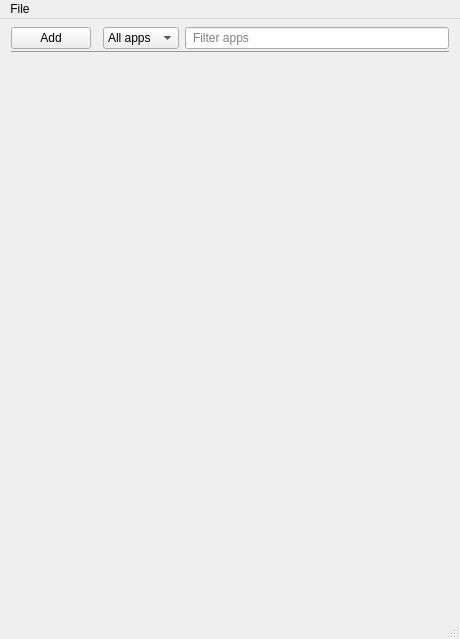
<?xml version="1.0" encoding="UTF-8"?>
<ui version="4.0">
 <class>Boatswain</class>
 <widget class="QMainWindow" name="Boatswain">
  <property name="geometry">
   <rect>
    <x>0</x>
    <y>0</y>
    <width>460</width>
    <height>639</height>
   </rect>
  </property>
  <property name="sizePolicy">
   <sizepolicy hsizetype="Preferred" vsizetype="Preferred">
    <horstretch>1</horstretch>
    <verstretch>0</verstretch>
   </sizepolicy>
  </property>
  <property name="minimumSize">
   <size>
    <width>460</width>
    <height>639</height>
   </size>
  </property>
  <property name="windowTitle">
   <string>Boatswain</string>
  </property>
  <widget class="QWidget" name="centralWidget">
   <property name="sizePolicy">
    <sizepolicy hsizetype="Preferred" vsizetype="Preferred">
     <horstretch>1</horstretch>
     <verstretch>0</verstretch>
    </sizepolicy>
   </property>
   <layout class="QVBoxLayout" name="verticalLayout">
    <property name="spacing">
     <number>0</number>
    </property>
    <property name="topMargin">
     <number>5</number>
    </property>
    <item>
     <widget class="QWidget" name="widget" native="true">
      <property name="sizePolicy">
       <sizepolicy hsizetype="Preferred" vsizetype="Preferred">
        <horstretch>1</horstretch>
        <verstretch>1</verstretch>
       </sizepolicy>
      </property>
      <property name="autoFillBackground">
       <bool>false</bool>
      </property>
      <property name="styleSheet">
       <string notr="true">border-bottom: 1px solid #999999</string>
      </property>
      <layout class="QGridLayout" name="gridLayout_2">
       <property name="leftMargin">
        <number>0</number>
       </property>
       <property name="topMargin">
        <number>0</number>
       </property>
       <property name="rightMargin">
        <number>0</number>
       </property>
       <property name="bottomMargin">
        <number>0</number>
       </property>
       <item row="0" column="2">
        <widget class="QComboBox" name="appType">
         <property name="sizePolicy">
          <sizepolicy hsizetype="Fixed" vsizetype="Fixed">
           <horstretch>1</horstretch>
           <verstretch>0</verstretch>
          </sizepolicy>
         </property>
         <property name="focusPolicy">
          <enum>Qt::ClickFocus</enum>
         </property>
         <item>
          <property name="text">
           <string>All apps</string>
          </property>
         </item>
         <item>
          <property name="text">
           <string>Running</string>
          </property>
         </item>
         <item>
          <property name="text">
           <string>Stopped</string>
          </property>
         </item>
        </widget>
       </item>
       <item row="0" column="3">
        <widget class="QLineEdit" name="searchApp">
         <property name="sizePolicy">
          <sizepolicy hsizetype="Preferred" vsizetype="Fixed">
           <horstretch>2</horstretch>
           <verstretch>0</verstretch>
          </sizepolicy>
         </property>
         <property name="focusPolicy">
          <enum>Qt::ClickFocus</enum>
         </property>
         <property name="styleSheet">
          <string notr="true">padding: 2 2 2 5;</string>
         </property>
         <property name="placeholderText">
          <string>Filter apps</string>
         </property>
        </widget>
       </item>
       <item row="0" column="0">
        <widget class="QPushButton" name="addApp">
         <property name="sizePolicy">
          <sizepolicy hsizetype="Minimum" vsizetype="Fixed">
           <horstretch>0</horstretch>
           <verstretch>0</verstretch>
          </sizepolicy>
         </property>
         <property name="focusPolicy">
          <enum>Qt::ClickFocus</enum>
         </property>
         <property name="text">
          <string>Add</string>
         </property>
        </widget>
       </item>
       <item row="0" column="1">
        <widget class="QWidget" name="widget_3" native="true">
         <property name="sizePolicy">
          <sizepolicy hsizetype="Preferred" vsizetype="Preferred">
           <horstretch>0</horstretch>
           <verstretch>0</verstretch>
          </sizepolicy>
         </property>
        </widget>
       </item>
      </layout>
     </widget>
    </item>
    <item>
     <widget class="QScrollArea" name="scrollArea">
      <property name="sizePolicy">
       <sizepolicy hsizetype="Preferred" vsizetype="Preferred">
        <horstretch>0</horstretch>
        <verstretch>20</verstretch>
       </sizepolicy>
      </property>
      <property name="frameShape">
       <enum>QFrame::NoFrame</enum>
      </property>
      <property name="frameShadow">
       <enum>QFrame::Plain</enum>
      </property>
      <property name="widgetResizable">
       <bool>true</bool>
      </property>
      <widget class="QWidget" name="scrollAreaWidgetContents">
       <property name="geometry">
        <rect>
         <x>0</x>
         <y>0</y>
         <width>436</width>
         <height>535</height>
        </rect>
       </property>
      </widget>
     </widget>
    </item>
   </layout>
  </widget>
  <widget class="QMenuBar" name="menuBar">
   <property name="geometry">
    <rect>
     <x>0</x>
     <y>0</y>
     <width>460</width>
     <height>22</height>
    </rect>
   </property>
   <widget class="QMenu" name="menuFile">
    <property name="title">
     <string>File</string>
    </property>
    <addaction name="actionAdd"/>
   </widget>
   <addaction name="menuFile"/>
  </widget>
  <widget class="QStatusBar" name="statusBar"/>
  <action name="actionAdd">
   <property name="text">
    <string>Add new app</string>
   </property>
  </action>
 </widget>
 <layoutdefault spacing="6" margin="11"/>
 <resources/>
 <connections/>
</ui>
